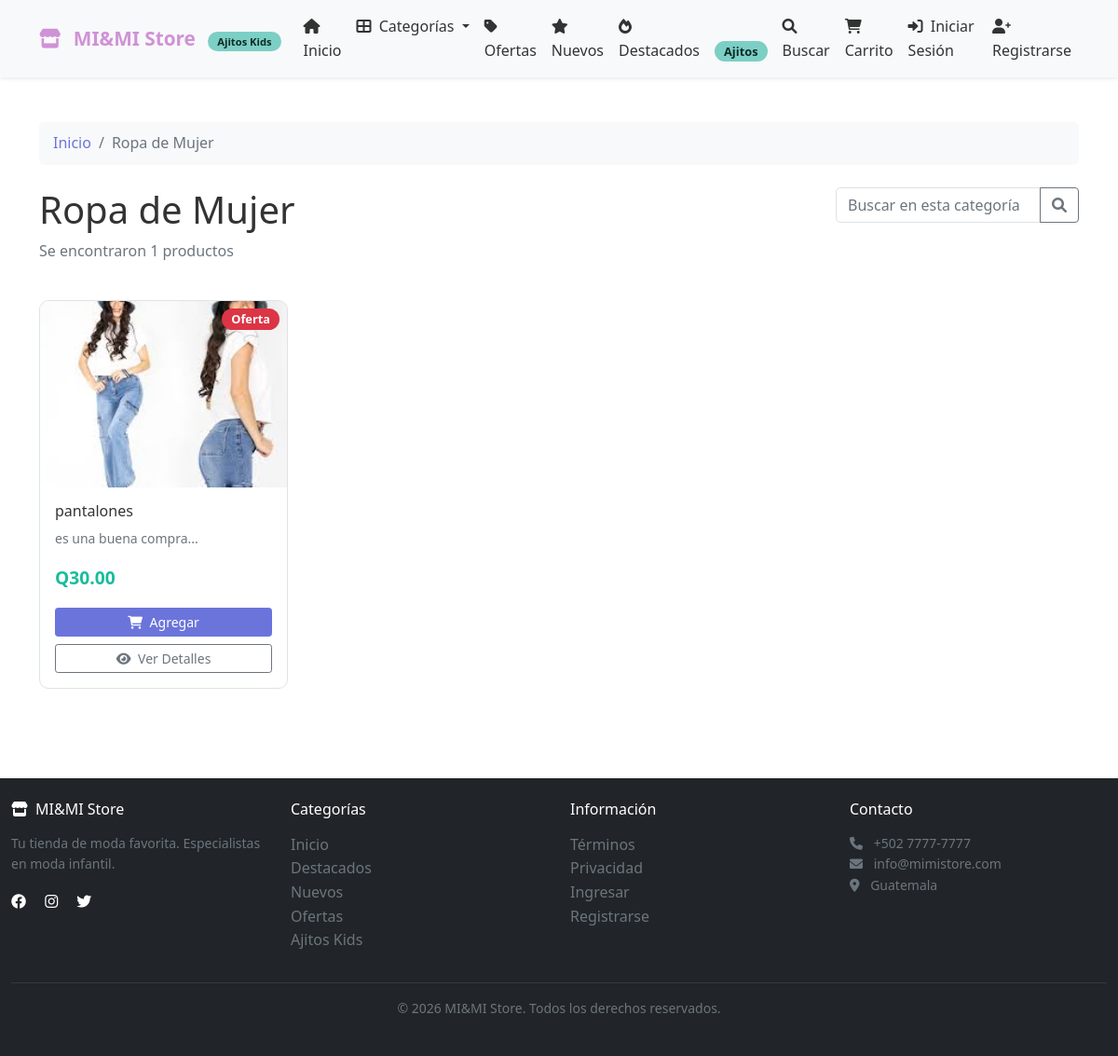
Page /cliente/categoria.php?id=1 on the committed database.
### tables this page shows
CREATE TABLE `departamentos` (
  `id_departamento` int(11) NOT NULL,
  `nombre` varchar(100) NOT NULL,
  `descripcion` text DEFAULT NULL,
  `imagen` varchar(255) DEFAULT NULL,
  `activo` tinyint(1) DEFAULT 1,
  `es_ajitos` tinyint(1) DEFAULT 0
);

CREATE TABLE `productos_raiz` (
  `id_raiz` int(11) NOT NULL,
  `codigo` varchar(50) NOT NULL,
  `nombre` varchar(200) NOT NULL,
  `descripcion` text DEFAULT NULL,
  `id_departamento` int(11) NOT NULL,
  `id_marca` int(11) DEFAULT NULL,
  `tipo_ropa` varchar(100) DEFAULT NULL,
  `precio_compra` decimal(10,2) DEFAULT NULL,
  `precio_venta` decimal(10,2) NOT NULL,
  `etiqueta` enum('oferta','nuevo','reingreso') DEFAULT 'nuevo',
  `es_ajitos` tinyint(1) DEFAULT 0,
  `activo` tinyint(1) DEFAULT 1,
  `fecha_creacion` datetime DEFAULT current_timestamp()
);

### cliente/categoria.php (the view, shortened to what this page needs)
<?php
$database = new Database();
$db = $database->getConnection();
$id_departamento = isset($_GET['id']) ? (int)$_GET['id'] : 0;
$depto_query = "SELECT * FROM departamentos WHERE id_departamento = :id AND activo = 1";
$depto_stmt = $db->prepare($depto_query);
$depto_stmt->bindParam(':id', $id_departamento, PDO::PARAM_INT);
$depto_stmt->execute();
$departamento = $depto_stmt->fetch(PDO::FETCH_ASSOC);
$pagina = isset($_GET['pagina']) ? (int)$_GET['pagina'] : 1;
$por_pagina = 12;
$offset = ($pagina - 1) * $por_pagina;
$filtro_precio_min = isset($_GET['precio_min']) ? (float)$_GET['precio_min'] : 0;
$filtro_precio_max = isset($_GET['precio_max']) ? (float)$_GET['precio_max'] : 999999;
$where_clauses = [
    "pr.id_departamento = :id_departamento",
    "pr.activo = 1",
    "pr.precio_venta >= :precio_min",
    "pr.precio_venta <= :precio_max"
];
$where = implode(' AND ', $where_clauses);
$query = "SELECT pr.*, d.nombre as departamento_nombre,
                 (SELECT nombre_archivo FROM productos_raiz_fotos
                  WHERE id_producto_raiz = pr.id_raiz AND es_principal = 1 LIMIT 1) as imagen_principal
          FROM productos_raiz pr
          INNER JOIN departamentos d ON pr.id_departamento = d.id_departamento
          WHERE {$where}
          ORDER BY pr.fecha_creacion DESC
          LIMIT :offset, :por_pagina";
$stmt = $db->prepare($query);
$stmt->bindParam(':id_departamento', $id_departamento, PDO::PARAM_INT);
$stmt->bindParam(':precio_min', $filtro_precio_min);
$stmt->bindParam(':precio_max', $filtro_precio_max);
$stmt->bindParam(':offset', $offset, PDO::PARAM_INT);
$stmt->bindParam(':por_pagina', $por_pagina, PDO::PARAM_INT);
$stmt->execute();
$productos = $stmt->fetchAll(PDO::FETCH_ASSOC);
$count_where = $where;
$count_query = "SELECT COUNT(*) as total FROM productos_raiz pr
                INNER JOIN departamentos d ON pr.id_departamento = d.id_departamento
                WHERE {$count_where}";
$count_stmt = $db->prepare($count_query);
$count_stmt->bindParam(':id_departamento', $id_departamento, PDO::PARAM_INT);
$count_stmt->bindParam(':precio_min', $filtro_precio_min);
$count_stmt->bindParam(':precio_max', $filtro_precio_max);
$count_stmt->execute();
$total = $count_stmt->fetch(PDO::FETCH_ASSOC)['total'];
?>
<!DOCTYPE html>
<html lang="es">
<head>
    <link href="https://cdn.jsdelivr.net/npm/bootstrap@5.1.3/dist/css/bootstrap.min.css" rel="stylesheet">
    <link rel="stylesheet" href="https://cdnjs.cloudflare.com/ajax/libs/font-awesome/6.0.0/css/all.min.css">
    <link rel="stylesheet" href="../assets/css/bootstrap-custom.css">
    <link rel="stylesheet" href="../assets/css/style.css">
</head>
<body>
    <?php include 'includes/header.php'; ?>
    <div class="container py-5">
        <nav aria-label="breadcrumb" class="mb-4">
            <ol class="breadcrumb">
                <li class="breadcrumb-item"><a href="index.php">Inicio</a></li>
                <li class="breadcrumb-item active"><?php echo htmlspecialchars($departamento['nombre']); ?></li>
            </ol>
        </nav>
        <div class="row mb-4">
            <div class="col-md-9">
                <h1><?php echo htmlspecialchars($departamento['nombre']); ?></h1>
                <p class="text-muted">Se encontraron <?php echo $total; ?> productos</p>
            </div>
            <div class="col-md-3">
                <div class="input-group">
                    <input type="text" class="form-control" placeholder="Buscar en esta categoría" id="buscar">
                    <button class="btn btn-outline-secondary" type="button">
                        <i class="fas fa-search"></i>
                    </button>
                </div>
            </div>
        </div>
        <div class="row g-3">
            <?php if (!empty($productos)): ?>
                <?php foreach ($productos as $producto): ?>
                <div class="col-md-6 col-lg-3">
                    <div class="product-card">
                        <div class="position-relative">
                            <img src="../uploads/productos/<?php echo htmlspecialchars($producto['imagen_principal'] ?? 'no-image.jpg'); ?>"
                                 alt="<?php echo htmlspecialchars($producto['nombre']); ?>"
                                 class="product-image">
                            <?php if ($producto['etiqueta'] == 'oferta'): ?>
                                <span class="badge bg-danger position-absolute top-0 end-0 m-2">Oferta</span>
                            <?php endif; ?>
                        </div>
                        <div class="card-body">
                            <h6 class="card-title"><?php echo htmlspecialchars($producto['nombre']); ?></h6>
                            <p class="card-text text-muted small">
                                <?php echo htmlspecialchars(substr($producto['descripcion'], 0, 50)) . '...'; ?>
                            </p>
                            <p class="price">Q<?php echo number_format($producto['precio_venta'], 2); ?></p>
                            <button class="btn btn-sm btn-primary w-100"
                                    onclick="agregarAlCarrito(<?php echo $producto['id_raiz']; ?>)">
                                <i class="fas fa-shopping-cart me-1"></i> Agregar
                            </button>
                            <a href="producto.php?id=<?php echo $producto['id_raiz']; ?>"
                               class="btn btn-sm btn-outline-secondary w-100 mt-2">
                                <i class="fas fa-eye me-1"></i> Ver Detalles
                            </a>
                        </div>
                    </div>
                </div>
                <?php endforeach; ?>
            <?php endif; ?>
        </div>
    </div>
    <?php include '../includes/footer.php'; ?>
</body>
</html>

### assets/css/style.css (style rules this page uses)
:root { --primary-color: #6B74DB; --primary-dark: #5461C8; --secondary-color: #e74c3c; --light-bg: #f8f9fa; --border-color: #dee2e6; --text-muted: #6c757d; --success-color: #27ae60; --warning-color: #f39c12; --danger-color: #e74c3c; }
* { margin: 0; padding: 0; box-sizing: border-box; }
body { font-family: 'Segoe UI', Tahoma, Geneva, Verdana, sans-serif; line-height: 1.6; color: #333; background: white; }
a { color: var(--primary-color); text-decoration: none; transition: color 0.3s ease; }
.btn-primary { background-color: var(--primary-color); border-color: var(--primary-color); transition: all 0.3s ease; }
.badge { padding: 5px 10px; border-radius: 20px; font-size: 0.8rem; }
.form-control, .form-select { border: 1px solid var(--border-color); border-radius: 5px; transition: border-color 0.3s ease; }
.product-card { border: 1px solid var(--border-color); border-radius: 10px; overflow: hidden; transition: all 0.3s ease; }
.product-image { width: 100%; height: 250px; object-fit: cover; background: var(--light-bg); }
.breadcrumb { background-color: var(--light-bg); border-radius: 5px; padding: 10px 15px; }
.breadcrumb-item.active { color: var(--text-muted); }
.breadcrumb-item a { color: var(--primary-color); }

### cliente/categoria.php (style rules this page uses)
.product-card { transition: transform 0.3s; border: 1px solid #dee2e6; border-radius: 10px; overflow: hidden; height: 100%; }
.product-image { height: 200px; object-fit: cover; width: 100%; background: #f0f0f0; }
.price { color: #1abc9c; font-weight: bold; font-size: 1.2rem; }

### rows in the picture
departamentos: nombre "Ropa de Mujer"
productos_raiz: etiqueta "Oferta", nombre "pantalones", descripcion "es una buena compra", precio_venta "30.00"

### other values in the picture
SITE_NAME "MI&MI Store"
AJITOS_NAME "Ajitos Kids"
$total "1"
